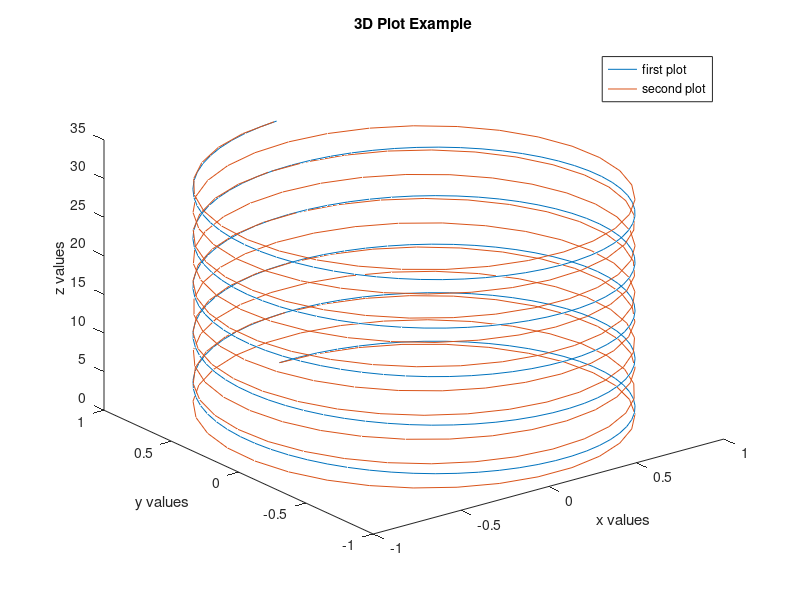

The MATLAB source for this figure: (Note: this script raises an error after producing the figure.)
%% 3D Plotting

close all

z = 0:0.1:10*pi;
x1 = sin(z);
y1 = cos(z);

x2 = sin(2*z);
y2 = cos(2*z);

figure
plot3(x1, y1, z);
hold on
plot3(x2, y2, z);
title('3D Plot Example');
xlabel('x values');
ylabel('y values');
zlabel('z values');
legend('first plot', 'second plot');

%% Function Handles

[x1, x2] = quadratic(1,3,2);

% Make a function handle
x = 0;
y = x;
quad_handle = @quadratic; %Note @ symbol

% Use the handle - same outputs!
[x1, x2] = quad_handle(1,3,2);


%Define default values
b = 5; c = 6;
quad_handle = @(a)quadratic(a,b,c);
[output1, output2] = quad_handle(1);

a = 1;
quad_handle = @()quadratic(a,b,c);
[output1, output2] = quad_handle()

% Syntax
% @(inputs)expression_to_execute
f = @(x) x^2 +2*x + 3;
f(1)

% Pass these handles into other MATLAB functions
% ode45
% feval - evaluates multiple inputs
y1 = sin(4);
y2 = sin(5);
y3 = sin(1);
y = [y1 y2 y3]

y = feval(@sin, [4,5,1]) %Note the @


%% Reading and Writing Data
% .mat MATLAB specific data file
clear
clc

x = 10;
y = 20;
z = 30;

whos % Tell about variables in workspace

% save(filename)
save('xyz.mat')
clear

whos -file xyz.mat % Specific file

% load(filename)
load('xyz.mat')

% Save specific variables
save('xy.mat', 'x', 'y') %Variables in single quotes
clear

whos -file xy.mat

% load specific variables
load('xy.mat', 'x')

%% Load for non .mat files
clear; clc;

load('row.txt', '-ascii') % Loads a file as ascii
disp(row) % Name is the same as filename

colum_vector = load('column.txt', '-ascii')

M = load('matrix.txt', '-ascii')
